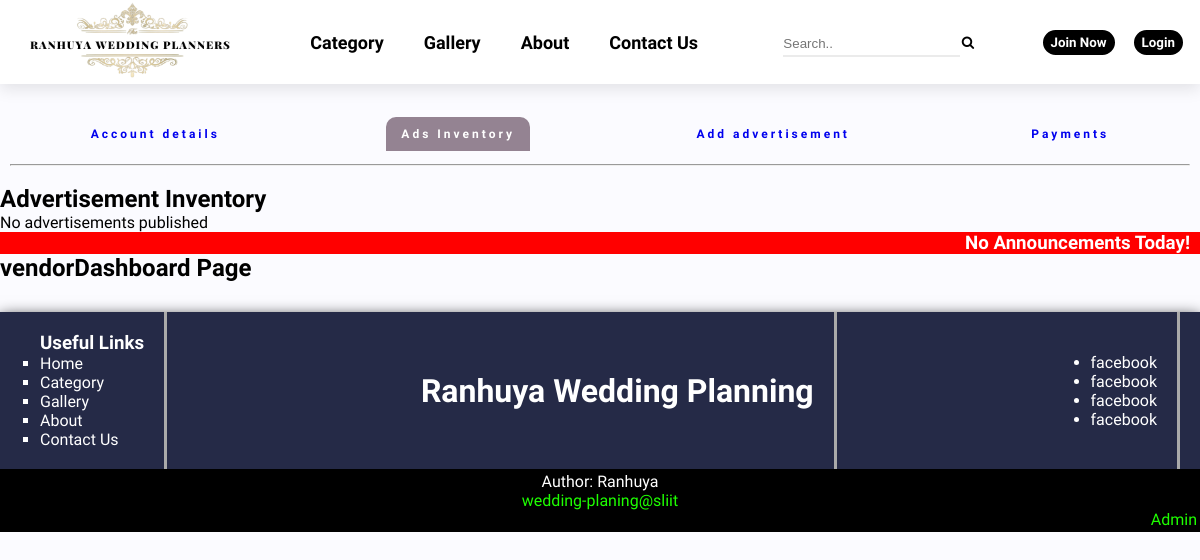
Before: /adsInventory.php with the older database file.
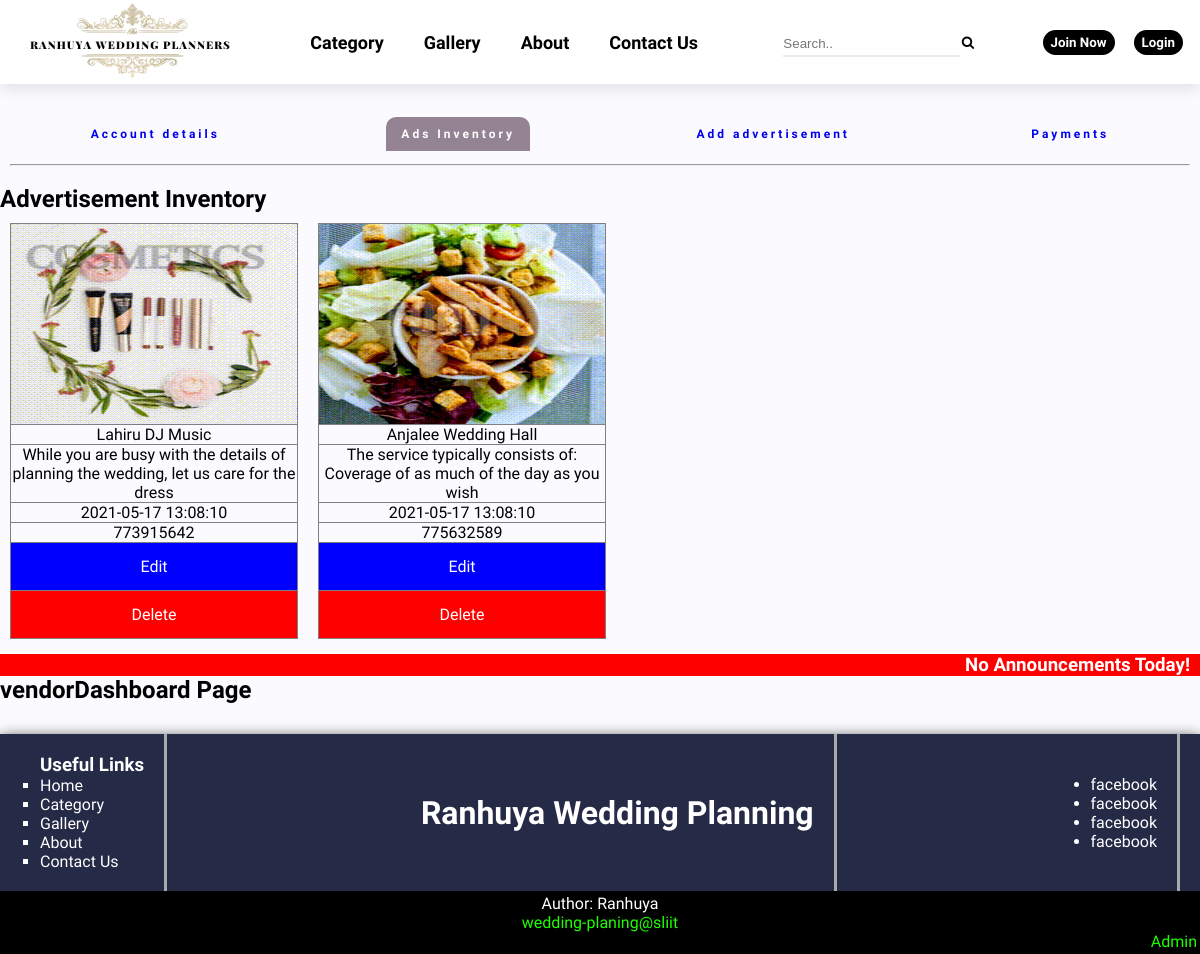
After: the same page with the newer database file.
### tables this page shows
CREATE TABLE Advertisement (
  adID int(11) AUTO_INCREMENT NOT NULL,
  catID int(11),
 
  title varchar(20) NOT NULL,
  addDescription varchar(300) NOT NULL,
  mobile int(11) NOT NULL,
  addImageLoc varchar(300) DEFAULT NULL,
  publishDateTime datetime DEFAULT NULL,
  status bit(1) DEFAULT NULL,
   vendorID int(11),
  CONSTRAINT advertisement_pk PRIMARY KEY (adID),
  CONSTRAINT catID_fk FOREIGN KEY (catID) REFERENCES Category(catID) ON DELETE SET NULL,
  CONSTRAINT VID_fk FOREIGN KEY (vendorID) REFERENCES Vendor(vendorID) ON DELETE SET NULL
);

### adsInventory.php (the view)
<?php
    $title = 'Vendor Dashboard'; include("header.php");
?>
<div class="alternative">
	<link rel="stylesheet" href="./assets/css/adsInventory.css">
<link rel="stylesheet" href="./assets/css/vendorNavBar.css">
	<nav id="vnavBar">
		<ul class="vendorNavbar">
			<li>
				<a class="link" href="accountDetails.php">Account details</a>
			</li>
			<li>
				<a class="link current" href="adsInventory.php">Ads Inventory</a>
			</li>
			<li>
				<a class="link" href="addCommercialsPage.php">Add advertisement</a>
			</li>
			<li>
				<a class="link" href="paymentHistory.php">Payments</a>
			</li>
		</ul>
	</nav>
	<hr>
				<br>
					<h2>Advertisement Inventory</h2>
<div class="ads">
<?php
   global $conn;
   $sqlstmt="SELECT *
             FROM  Advertisement
			 WHERE status=1 AND  vendorID=3";
  if($result=mysqli_query($conn,$sqlstmt)){
      if($result->num_rows>0){
       while($row=$result->fetch_assoc()){
		  echo "<div class='display'>";
          echo "<table border='1px solid #ddd'>";
		  echo "<tr><td>"."<img src='{$row['addImageLoc']}' height='200' width='100%'/>"."</td></tr>";
          echo "<tr><td><p class='adpara'>".$row['title']."</p></td></tr>";
          echo "<tr><td><p class='adpara'>".$row['addDescription']."</p></td></tr>";
          echo "<tr><td><p class='adpara'>".$row['publishDateTime']."</p></td></tr>";
          echo "<tr><td><p class='adpara'>".$row['mobile']."</p></td></tr>";
         echo "<tr><td><a class='update'id='edit' href='adsEdit.php?id=$row[adID]&title=$row[title]&addes=$row[addDescription]&mobile=$row[mobile]&imglocation=$row[addImageLoc]'>Edit</a></td></tr>";
         echo "<tr><td><a class='update' id='delete' href='adsDelete.php?id=$row[adID]'   class='button'>Delete</a></td></tr>";
		  echo "</table>";
		  echo "</div>";
       }
   }else{
	   echo "No advertisements published";
   }
 }else{
	 echo "Error: ".$conn->error;
 }
?>
    </div>
</div>
	<?php include "vendorAnnouncementFooter.php"; ?>

### header.php (shortened to what this page needs)
<!DOCTYPE html>
<html lang="en">
  <head>
    <link rel="stylesheet" href="https://cdnjs.cloudflare.com/ajax/libs/font-awesome/4.7.0/css/font-awesome.min.css">
    <link rel="stylesheet" href="./assets/css/main.css">
    <link rel="stylesheet" href="./assets/css/header.css">
  </head>
  <body>
    <nav>
      <div class="nav__container sticky">
        <div class="nav__logo">
          <a href="./index.php"><img src="./assets/img/logo.png" alt="Ranhuya"></a>
        </div>
        <div class="nav__links">
          <ul class="links">
            <li><a href="./categorydisplaypage.php">Category</a></li>
            <li><a href="./gallery.php">Gallery</a></li>
            <li><a href="./about.php">About</a></li>
            <li><a href="./contactUs.php">Contact Us</a></li>
          </ul>
        </div>
        <div>
        <form class="nav__search" action="searchResultsPage.php" method="get">
              <input type="text" placeholder="Search.." name="search" id="">
              <button type="submit"><i class="fa fa-search"></i></button>
            </form>
        </div>
        <div class="nav__btn">
        <?php
            if (isset($_SESSION["id"])) {
              if ($_SESSION["role"] === 'admin') {
                echo '<a href="./admin.php"><button class="button">Admin Dashboard</button></a>';
              }
              else if (($_SESSION["role"] === 'customer')) {
                echo '<a href="./customerDashboard.php"><button class="button">Dashboard</button></a>';
              }
              else if (($_SESSION["role"] === 'vendor')) {
                echo '<a href="./vendorDashboard.php"><button class="button">Dashboard</button></a>';
              }
              echo '<a href="./src/logout.src.php"><button class="button">Logout</button></a>';
            }
            else {
              echo '<a href="./signup.php"><button class="button">Join Now</button></a>';
              echo '<a href="./login.php"><button class="button">Login</button></a>';
            }
            ?>
        </div>
      </div>
    </nav>
  <div class="wrapper">

### vendorAnnouncementFooter.php (shortened to what this page needs)
<section class="adminAnnouncement">
    <?php
        $today = date("Y-m-d");
        $sql = "SELECT * from Announcement
                WHERE
                    user_type = 'vendor' AND
                    publish_date = '" . $today . "'
        ";
        $result = $conn->query($sql);
        if ($result->num_rows > 0) {
            while ($row = $result->fetch_assoc()) {
            echo "
                <div class='announcements'>
                    <h3>Title = ". $row["title"] ."</h3>
                    <h5>Description = ". $row["annDescription"] ."</h5>
                </div>
                ";
            }
        } else {
            echo "
                <div class='announcements'>
                    <h3>No Announcements Today!</h3>
                </div>
                ";
        }
    ?>
</section>
<section>
    <h1 class="main-title">vendorDashboard Page</h1>
</section>
<?php include("footer.php"); ?>

### footer.php
<link rel="stylesheet" href="./assets/css/footer.css">
<footer>
  <div class="footer__container">
    <div class="footer__section links">
      <h3>Useful Links</h3>
      <ul class="sh__links">
        <li><a href="./index.php">Home</a></li>
        <li><a href="./categorydisplaypage.php">Category</a></li>
        <li><a href="./Gallery.php">Gallery</a></li>
        <li><a href="./about.php">About</a></li>
        <li><a href="./contactUs.php">Contact Us</a></li>
      </ul>
    </div>
    <div class="footer__section middle">
      <h1>Ranhuya Wedding Planning</h1>
    </div>
    <div class="footer__section social">
      <ul class="social__links">
        <li>facebook</li>
        <li>facebook</li>
        <li>facebook</li>
        <li>facebook</li>
      </ul>
    </div>
  </div>
  <div class="lower__footer">
    <p>Author: Ranhuya<br>
    <a class="mail" href="mailto:wedding-planing@sliit.lk">wedding-planing@sliit
    <a class="admin" href="./adminLogin.php">Admin</a>
  </div>
</footer>
</div>
</body>
</html>

### assets/css/main.css (style rules this page uses)
html, body { margin: 0; padding: 0; font-family: 'Ubuntu', sans-serif; }
a { text-decoration: none; }
.announcements { background-color: #ff0000; color: white; display: flex; }
.announcements h3, h5 { margin-left: auto; margin-right: 10px; }

### assets/css/header.css (style rules this page uses)
body { background-color: #FFF; }
.nav__container { align-items: center; display: flex; flex-direction: row; justify-content: space-between; box-shadow: 0 5px 15px rgba(0, 0, 0, 0.1); place-items: center; background-color: white; z-index: 99999; }
.sticky { position: fixed; top: 0; width: 100%; }
.nav__logo img { height: 80px; width: 200px; margin-left: 30px; }
.nav__links ul { display: flex; flex-direction: row; justify-content: space-between; }
.nav__links ul li a { font-family: 'Ubuntu', sans-serif; font-weight: bold; padding: 0px 20px 0px; text-decoration: none; font-size: large; color: black; }
.nav__btn button { background-color: black; border-radius: 100px; color: white; border-color: white; border-style: solid; padding: 5px 8px 5px; font-family: 'Ubuntu', sans-serif; font-weight: bold; cursor: pointer; margin-right: 15px; }
.links { list-style: none; }
.nav__search { padding: 5px; }
.nav__search input { box-sizing: border-box; border: none; border-bottom: 2px solid #ebebeb; height: 25px; float: left; }
.nav__search button { border-radius: 4px; border: none; background-color: white; height: 15px; width: 15px; cursor: pointer; }
.wrapper { margin-top: 100px; }

### assets/css/adsInventory.css (style rules this page uses)
* { padding:0px; margin:0px; }
body { background-color:#FBFBFF; }
.alternative { display:block; }
table { width:288px; margin-bottom:5px; border-collapse: collapse; }
tr { overflow-wrap: break-word; }
.ads { display:flex; flex-wrap:wrap; }
.display { margin:10px; }
tr td a { color: white; display: block; text-align: center; padding: 14px 16px; }
#edit { background-color:blue; }
#delete { background-color:red; }
.display img { display:block; }
.adpara { text-align:center; }

### assets/css/footer.css (style rules this page uses)
.footer__container { display: flex; flex-direction: row; justify-content: space-between; padding: 0px 20px 0px; box-shadow: 0 5px 15px rgba(0, 0, 0, 1); background: #252a47; margin-top: 30px; color: white; }
.footer__container a { color: white; }
.footer__section { display: flex; flex-direction: column; justify-content: space-around; border-color: rgb(170, 170, 170); padding: 20px; border-top-style: none; border-right-style: solid; border-bottom-style: none; border-left-style: none; }
.sh__links { list-style: square; }
.lower__footer { text-align: center; padding: 3px; background-color: rgb(0, 0, 0); color: white; }
.lower__footer .mail { text-decoration: none; color: rgb(30, 255, 0); }
.lower__footer .admin { text-decoration: none; color: rgb(30, 255, 0); display: flex; justify-content: right; }

Changed rows visible on the page:
added advertisement: addImageLoc (picture), title "Lahiru DJ Music", addDescription "While you are busy with the details of planning the wedding, let us care for the dress", publishDateTime "2021-05-17 13:08:10", mobile "773915642"
added advertisement: addImageLoc (picture), title "Anjalee Wedding Hall", addDescription "The service typically consists of: Coverage of as much of the day as you wish", publishDateTime "2021-05-17 13:08:10", mobile "775632589"
Other visible differences:
text no longer shown: "No advertisements published"
